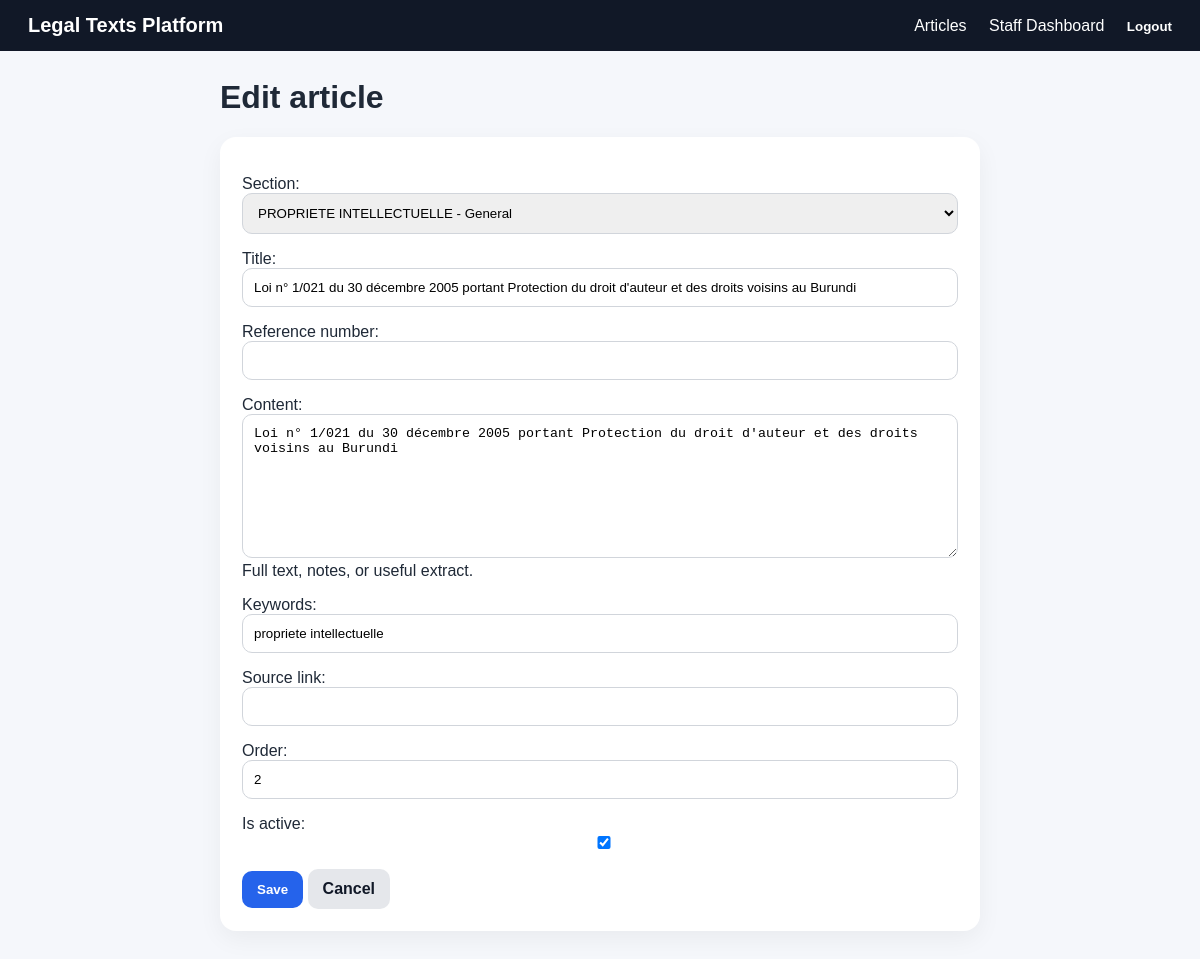
Page /articles/2/edit/ (signed in) on the committed database.
### legaltexts/models.py (models this page shows, shortened)
class LegalArticle(models.Model):
    section = models.ForeignKey(Section, on_delete=models.CASCADE, related_name='articles')
    title = models.CharField(max_length=500)
    reference_number = models.CharField(max_length=120, blank=True)
    content = models.TextField(blank=True, help_text='Full text, notes, or useful extract.')
    keywords = models.CharField(max_length=500, blank=True)
    source_link = models.URLField(blank=True)
    order = models.PositiveIntegerField(default=0)
    is_active = models.BooleanField(default=True)
    created_at = models.DateTimeField(auto_now_add=True)
    updated_at = models.DateTimeField(auto_now=True)
    class Meta:
        ordering = ['section__part__order', 'section__order', 'order', 'title']

class Part(models.Model):
    title = models.CharField(max_length=255, unique=True)
    description = models.TextField(blank=True)
    order = models.PositiveIntegerField(default=0)
    class Meta:
        ordering = ['order', 'title']

class Section(models.Model):
    part = models.ForeignKey(Part, on_delete=models.CASCADE, related_name='sections')
    title = models.CharField(max_length=255)
    description = models.TextField(blank=True)
    order = models.PositiveIntegerField(default=0)
    class Meta:
        ordering = ['part__order', 'order', 'title']
        unique_together = ('part', 'title')
    def __str__(self):
        return f'{self.part.title} - {self.title}'

### legaltexts/views.py (the view)
# urls.py: path('articles/<int:pk>/edit/', views.ArticleUpdateView.as_view(), name='article_edit'),
class ArticleUpdateView(LoginRequiredMixin, StaffOnlyMixin, UpdateView):
    model = LegalArticle
    form_class = LegalArticleForm
    template_name = 'legaltexts/form.html'
    success_url = reverse_lazy('article_list')

### legaltexts/forms.py
class LegalArticleForm(forms.ModelForm):
    class Meta:
        model = LegalArticle
        fields = ['section', 'title', 'reference_number', 'content', 'keywords', 'source_link', 'order', 'is_active']
        widgets = {
            'content': forms.Textarea(attrs={'rows': 8}),
            'keywords': forms.TextInput(attrs={'placeholder': 'tax, banking, arbitration...'}),
        }

### legaltexts/views.py (called while the page is built)
    def test_func(self):
        return self.request.user.is_staff

### legaltexts/templates/legaltexts/form.html (shortened to what this page needs)
{% extends 'legaltexts/base.html' %}
{% block content %}
<div class="form-wrapper">
    <h1>{% if object %}Edit article{% else %}Add article{% endif %}</h1>
    <form method="post" class="form-card">
        {{ form.as_p }}
        <button class="primary" type="submit">Save</button>
        <a class="secondary" href="javascript:history.back()">Cancel</a>
    </form>
</div>
{% endblock %}

### legaltexts/static/legaltexts/css/style.css (style rules this page uses)
* { box-sizing: border-box; }
body { margin: 0; font-family: Arial, sans-serif; background: #f5f7fb; color: #1f2937; }
a { color: #1d4ed8; text-decoration: none; }
input, select, textarea { width: 100%; padding: 11px; border: 1px solid #d1d5db; border-radius: 10px; }
button, .primary, .secondary { border: 0; padding: 11px 15px; border-radius: 10px; cursor: pointer; font-weight: 600; display: inline-block; }
button, .primary { background: #2563eb; color: white; }
.secondary { background: #e5e7eb; color: #111827; }
.article-card, .detail-card, .auth-card, .form-card, table { background: white; border-radius: 16px; box-shadow: 0 8px 24px rgba(0,0,0,.05); }
.form-wrapper, .auth-card { max-width: 760px; margin: 0 auto; }
.form-card { padding: 22px; }

### rows in the picture
LegalArticle: section "PROPRIETE INTELLECTUELLE - General", content "Loi n° 1/021 du 30 décembre 2005 portant Protection du droit d'auteur et des droits voisins au Burundi", keywords "propriete intellectuelle", order "2", is_active "☑"
Part: title "Loi n° 1/021 du 30 décembre 2005 portant Protection du droit d'auteur et des droits voisins au Burundi"
